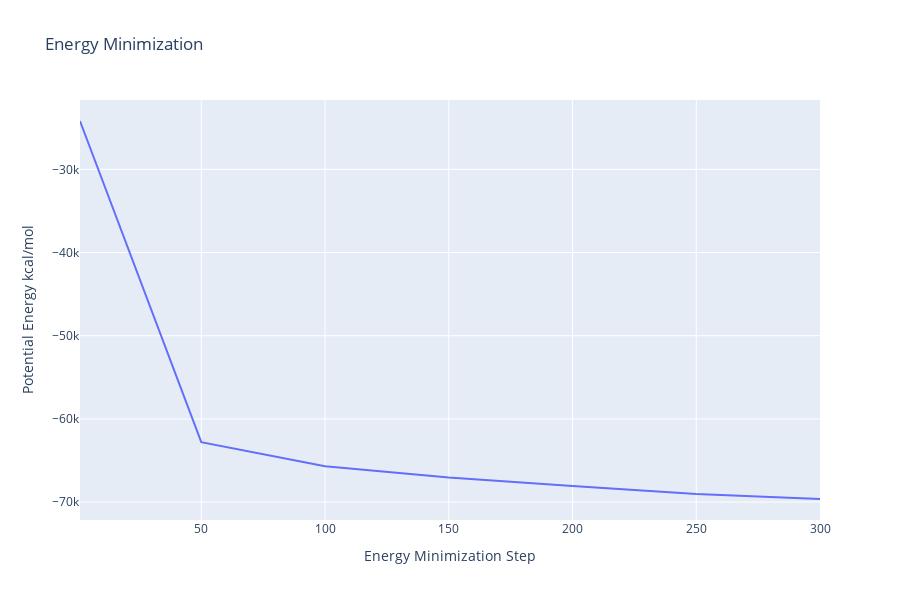

Source (notebook cell):
### Code cell
import plotly.graph_objs as go

with open(output_dat_path, 'r') as energy_file:
    x, y = zip(*[
        (float(line.split()[0]), float(line.split()[1]))
        for line in energy_file
        if not line.startswith(("#", "@"))
        if float(line.split()[1]) < 1000
    ])

# Create a scatter plot
fig = go.Figure(data=go.Scatter(x=x, y=y, mode='lines'))

# Update layout
fig.update_layout(title="Energy Minimization",
                  xaxis_title="Energy Minimization Step",
                  yaxis_title="Potential Energy kcal/mol",
                  height=600)

# Show the figure (renderer changes for colab and jupyter)
rend = 'colab' if 'google.colab' in sys.modules else ''
fig.show(renderer=rend)

### Figure 1 — Plotly figure (JSON) as saved in the notebook; plotly's stock layout.template omitted (floating-point values rounded to 4 significant figures)
{"data": [{"mode": "lines", "type": "scatter", "x": [1, 50, 100, 150, 200, 250, 300], "y": [-24188, -62792, -65700, -67052, -68060, -69023, -69628]}], "layout": {"height": 600, "title": {"text": "Energy Minimization"}, "xaxis": {"title": {"text": "Energy Minimization Step"}}, "yaxis": {"title": {"text": "Potential Energy kcal/mol"}}}}
